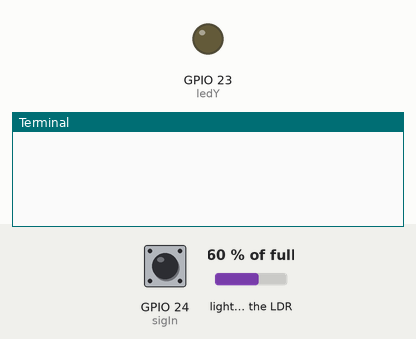
This program was run on a simulated Raspberry Pi (BCM pin numbers). Shown: output pins drawn as LEDs (lit = HIGH), the last lines printed to the terminal. Inputs (shaded band) come from the test bench; at power-on: GPIO 24 (sigIn) LOW, light on the LDR 60 % of full. The capacitor on the light-sensor pin charges in 0.2 + 60·(1 − level)² ms.

Above: at 1.2 s.
1.3 s: GPIO 24 (sigIn) pulled HIGH for 1 s
At 1.76 s:
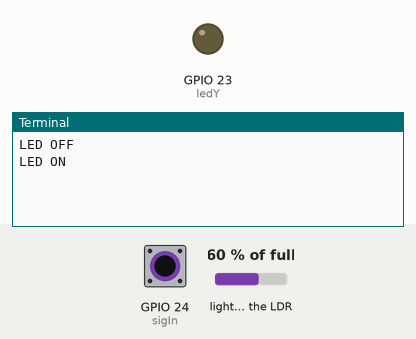
At 3.0 s:
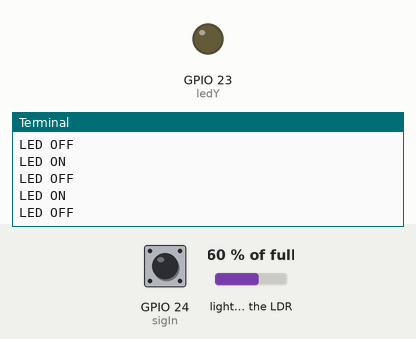

Measured:
- after the input at 1.3 s, the terminal: prints a new line after 0.10 s (image 1)

The program:

btnledTest1.py
```python
import RPi.GPIO as GPIO
import time

sigIn = 24
ledY = 23

GPIO.setmode(GPIO.BCM)

GPIO.setup(ledY, GPIO.OUT)	#Y를 출력으로 사용
GPIO.setup(sigIn, GPIO.IN, pull_up_down=GPIO.PUD_DOWN)

light_on = False
GPIO.setwarnings(False)

try:
	while True:
		if GPIO.input(sigIn) == GPIO.HIGH:
			light_on = not light_on
		if light_on == False and GPIO.input(sigIn) == GPIO.HIGH:
			GPIO.setup(ledY, True)
			print("LED ON")
		elif light_on == True and GPIO.input(sigIn) == GPIO.HIGH:
			GPIO.setup(ledY, False)
			print("LED OFF")
		time.sleep(0.2)
except KeyboardInterrupt:
	GPIO.cleanup()
```
